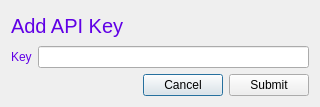
<?xml version="1.0" encoding="UTF-8"?>
<ui version="4.0">
 <class>SetKeyDialog</class>
 <widget class="QDialog" name="SetKeyDialog">
  <property name="geometry">
   <rect>
    <x>0</x>
    <y>0</y>
    <width>320</width>
    <height>107</height>
   </rect>
  </property>
  <property name="sizePolicy">
   <sizepolicy hsizetype="Fixed" vsizetype="Fixed">
    <horstretch>0</horstretch>
    <verstretch>0</verstretch>
   </sizepolicy>
  </property>
  <property name="windowTitle">
   <string>Dialog</string>
  </property>
  <layout class="QVBoxLayout" name="verticalLayout">
   <item>
    <widget class="QLabel" name="label">
     <property name="font">
      <font>
       <pointsize>15</pointsize>
      </font>
     </property>
     <property name="styleSheet">
      <string notr="true">color:#6000e6</string>
     </property>
     <property name="text">
      <string>Add API Key</string>
     </property>
    </widget>
   </item>
   <item>
    <layout class="QHBoxLayout" name="horizontalLayout_2">
     <item>
      <widget class="QLabel" name="label_2">
       <property name="styleSheet">
        <string notr="true">color:#6000e6</string>
       </property>
       <property name="text">
        <string>Key</string>
       </property>
      </widget>
     </item>
     <item>
      <widget class="QtMaterialTextField" name="in_key"/>
     </item>
    </layout>
   </item>
   <item>
    <layout class="QHBoxLayout" name="horizontalLayout">
     <item>
      <spacer name="horizontalSpacer">
       <property name="orientation">
        <enum>Qt::Horizontal</enum>
       </property>
       <property name="sizeHint" stdset="0">
        <size>
         <width>40</width>
         <height>20</height>
        </size>
       </property>
      </spacer>
     </item>
     <item>
      <widget class="QtMaterialFlatButton" name="bu_cancel">
       <property name="text">
        <string>Cancel</string>
       </property>
      </widget>
     </item>
     <item>
      <widget class="QtMaterialFlatButton" name="bu_ok">
       <property name="text">
        <string>Submit</string>
       </property>
      </widget>
     </item>
    </layout>
   </item>
  </layout>
 </widget>
 <customwidgets>
  <customwidget>
   <class>QtMaterialFlatButton</class>
   <extends>QPushButton</extends>
   <header>qtmaterialflatbutton.h</header>
  </customwidget>
  <customwidget>
   <class>QtMaterialTextField</class>
   <extends>QLineEdit</extends>
   <header>qtmaterialtextfield.h</header>
  </customwidget>
 </customwidgets>
 <resources/>
 <connections/>
</ui>
